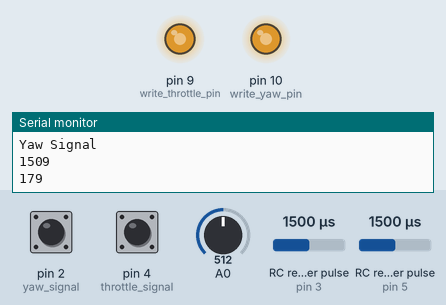
Recording of a sketch running on a simulated Arduino Uno, built with avr-gcc and run on an emulated ATmega328P. Shown: output pins drawn as LEDs (lit = HIGH), the last lines printed to the serial monitor. Wiring (inferred from the names in the program): 2 × RC receiver channel: data pin 3 / data pin 5. Inputs (shaded band) come from the test bench; at power-on: A0 = 512, pin 2 (yaw_signal) HIGH, pin 4 (throttle_signal) HIGH, RC receiver pulse (sensors on pin 3, pin 5) 1500 µs.

Above: at 1.2 s.
1.3 s: A0 set to 716
At 2.7 s:
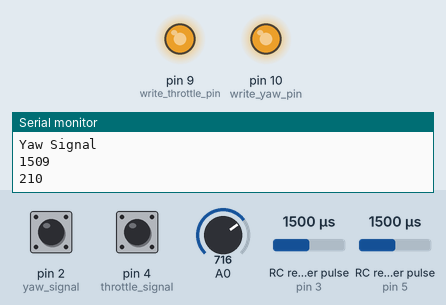
3.0 s: A0 set to 306
At 3.8 s:
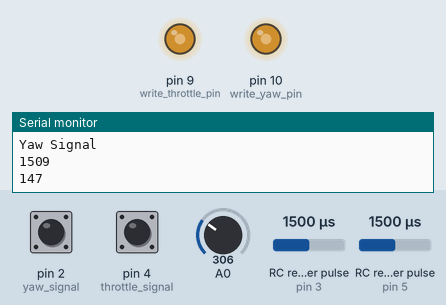
4.6 s: A0 set to 122
At 5.8 s:
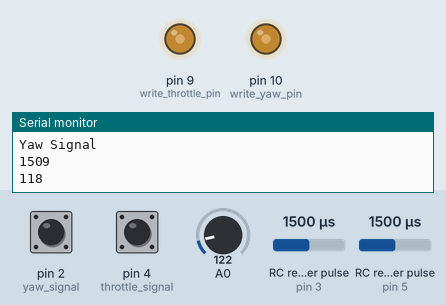
6.1 s: A0 set to 900
At 6.9 s:
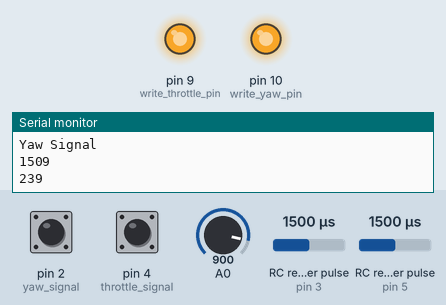
7.7 s: A0 set to 0
At 9.1 s:
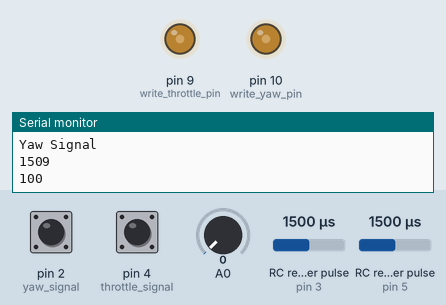
Timing chart, 0 to 10.3 s (numbered marks = the images above; inputs shaded):
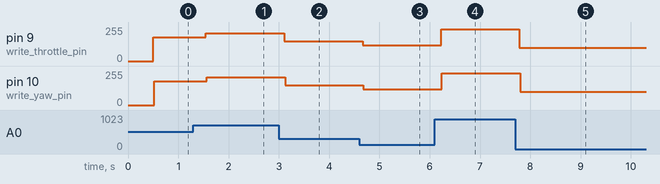

Measured:
- after the input at 1.3 s, pin 9 (write_throttle_pin): 179/255 → 210/255 after 0.24 s; pin 10 (write_yaw_pin): 179/255 → 210/255 after 0.26 s
- after the input at 3.0 s, pin 9 (write_throttle_pin): 210/255 → 147/255 after 0.10 s; pin 10 (write_yaw_pin): 210/255 → 147/255 after 0.12 s
- after the input at 4.6 s, pin 9 (write_throttle_pin): 147/255 → 118/255 after 0.06 s; pin 10 (write_yaw_pin): 147/255 → 118/255 after 0.08 s
- after the input at 6.1 s, pin 9 (write_throttle_pin): 118/255 → 239/255 after 0.12 s; pin 10 (write_yaw_pin): 118/255 → 239/255 after 0.14 s
- after the input at 7.7 s, pin 9 (write_throttle_pin): 239/255 → 100/255 after 0.08 s; pin 10 (write_yaw_pin): 239/255 → 100/255 after 0.10 s

The sketch:

transmitter.ino
```cpp
int apply_button = 2;

byte read_yaw_pin = 5;
byte read_throttle_pin = 3;

int write_throttle_pin = 9;
int write_yaw_pin = 10;

int pwm_value_throttle;
int pwm_value_yaw;
int pwm_motor_val;

byte read_motor_val = 11;

int throttle_signal = 4;
int yaw_signal = 2;

//int write_signal = 100;

int readPotValue() {
    int sensorValue = analogRead(A0);
    int mappedValue = map(sensorValue, 0, 1001, 100, 255);
    return mappedValue;
}


void writeSignalValues(int write_signal) {

      if (digitalRead(throttle_signal) == HIGH)
      {
        analogWrite(write_throttle_pin, write_signal);
        pwm_value_throttle = pulseIn(read_throttle_pin, HIGH);
        Serial.println("Throttle Signal");
        Serial.println(pwm_value_throttle);
        Serial.println(write_signal);

      }
      if (digitalRead(yaw_signal) == HIGH)
      {
        analogWrite(write_yaw_pin, write_signal);
        pwm_value_yaw = pulseIn(read_yaw_pin, HIGH);
        Serial.println("Yaw Signal");
        Serial.println(pwm_value_yaw);
        Serial.println(write_signal);

      }
}

void setup() {
  // put your setup code here, to run once:\\
  pinMode(read_yaw_pin, INPUT);
  pinMode(read_throttle_pin, INPUT);
  pinMode(read_motor_val, INPUT);


  pinMode(write_throttle_pin, OUTPUT);
  pinMode(write_yaw_pin, OUTPUT);

  //PINS FOR WRITE SIGNAL MODE
  pinMode(throttle_signal, INPUT_PULLUP);
  pinMode(yaw_signal, INPUT_PULLUP);

  Serial.begin(9600);
}

void loop() {
        Serial.println();
        delay(500);

        int write_signal = readPotValue();

        writeSignalValues(write_signal);

//        pwm_motor_val = pulseIn(read_motor_val, HIGH);
//        Serial.println("Motor Value");
//        Serial.println(pwm_motor_val);

}
```
